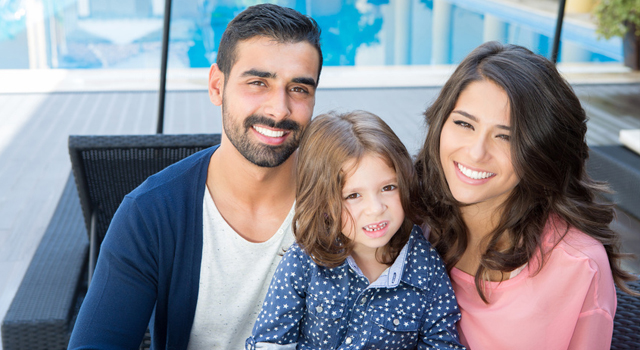
#> input picture fam.jpg, 640 x 350 px
$ python faceID.py
#> lines starting #> are read from the running program, lines starting #| are printed output that depends on the picture; after the words box and inside, x2 and y2 are one past the last pixel; in counts of white or black regions, pixels touching at a corner belong together
import cv2

# create a CascadeClassifier object
face_cascade = cv2.CascadeClassifier("haarcascade_frontalface_default.xml")

# this is to read the image
img = cv2.imread("fam.jpg")
#> img is the input picture: shape (350, 640, 3); mean B, G, R 147.6, 138.3, 135.3

# Reading the image as gray scale image
gray_img = cv2.cvtColor(img, cv2.COLOR_BGR2GRAY)
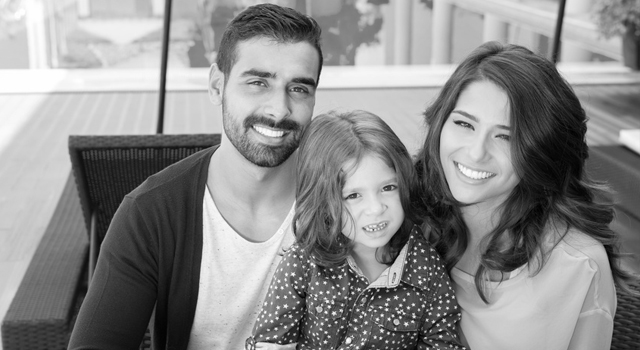
#> gray_img: shape (350, 640); min 0, max 255, mean 138.5

# Search the co-ordinates of the image
faces = face_cascade.detectMultiScale(gray_img, scaleFactor=1.05, minNeighbors=1)
#> faces = [[474, 269, 29, 29], [330, 163, 82, 82], [431, 93, 99, 99], [215, 37, 126, 126]]

print(type(faces))
#| <class 'numpy.ndarray'>
print(faces)
#| [[474 269  29  29]
#|  [330 163  82  82]
#|  [431  93  99  99]
#|  [215  37 126 126]]

for x, y, w, h in faces:
    img = cv2.rectangle(img, (x, y), (x+y, y+h), (0, 255, 0), 3)
#> this loop made 4 passes
#> pass 1, `img = cv2.rectangle(img, (x, y), (x+y, y+h), (0, 255, 0), 3)`:
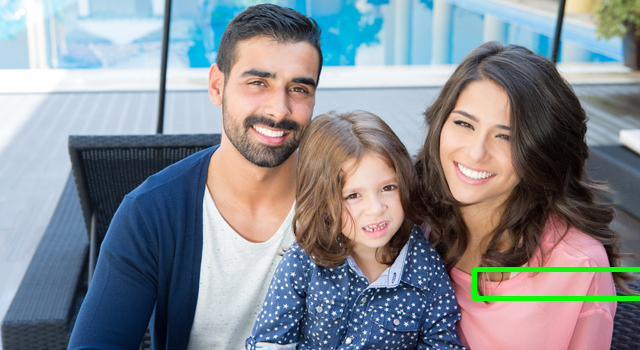
#> img: shape (350, 640, 3); 0.8% of pixels changed, all inside (x1, y1, x2, y2) = (472, 267, 640, 301)
#> pass 2, `img = cv2.rectangle(img, (x, y), (x+y, y+h), (0, 255, 0), 3)`:
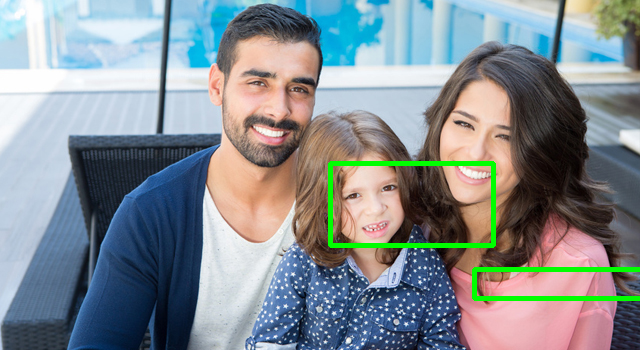
#> img: shape (350, 640, 3); 1.09% of pixels changed, all inside (x1, y1, x2, y2) = (328, 161, 496, 248)
#> pass 3, `img = cv2.rectangle(img, (x, y), (x+y, y+h), (0, 255, 0), 3)`:
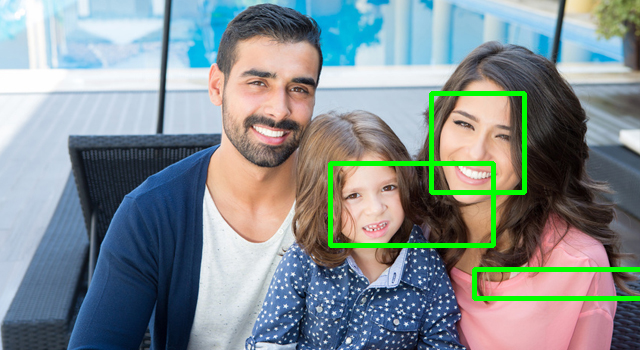
#> img: shape (350, 640, 3); 0.83% of pixels changed, all inside (x1, y1, x2, y2) = (429, 91, 527, 195)
#> after the loop:
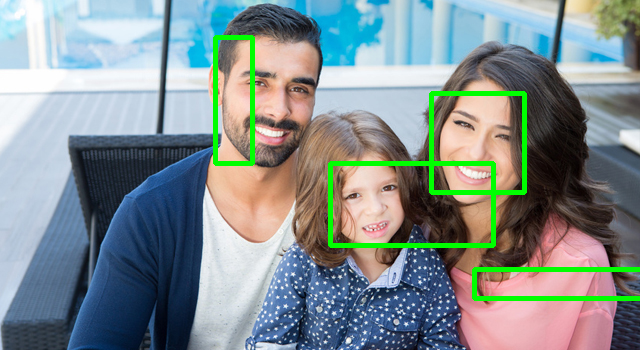
#> img: shape (350, 640, 3); 0.72% of pixels changed, all inside (x1, y1, x2, y2) = (213, 35, 255, 166)

resized = cv2.resize(img, (int(img.shape[1]), (int(img.shape[0]))))

cv2.imshow("Gray", resized)

cv2.waitKey(0)

$ run again, with people1.jpg copied over fam.jpg
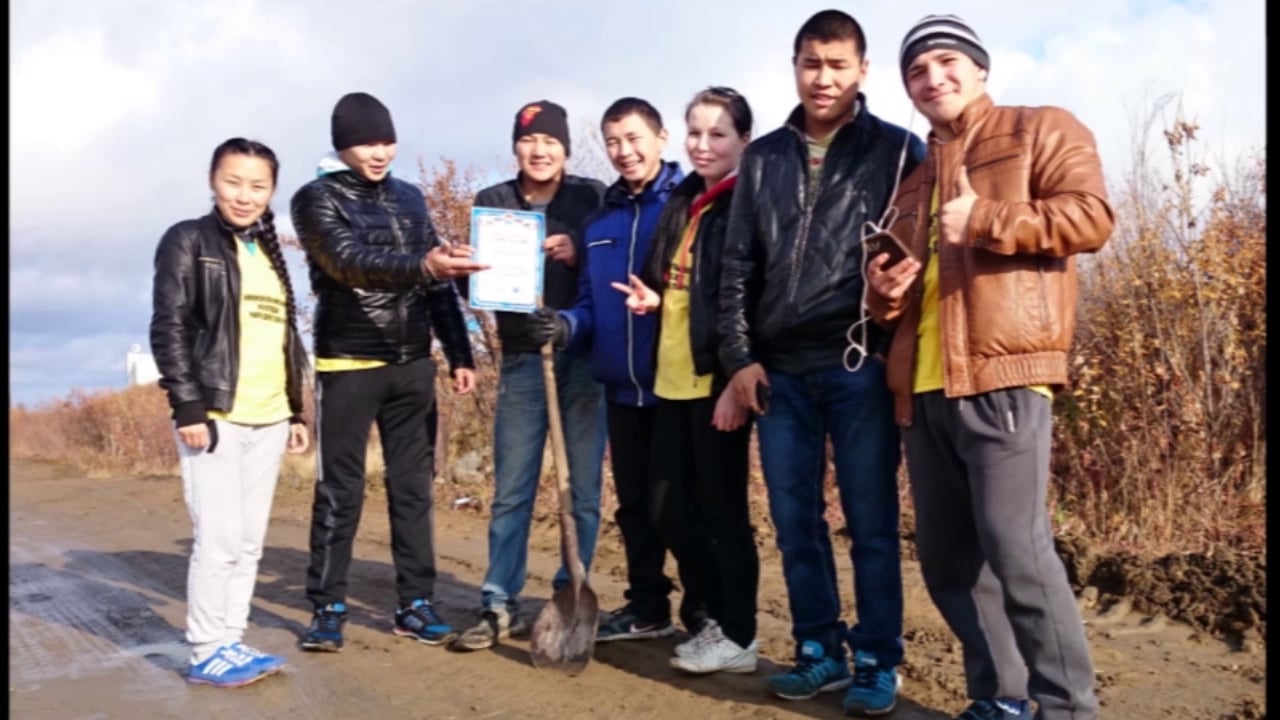
#> input picture people1.jpg, 1280 x 720 px
#> img is the input picture: shape (720, 1280, 3); mean B, G, R 119.3, 120.2, 134.3
#> `gray_img = cv2.cvtColor(img, cv2.COLOR_BGR2GRAY)`:
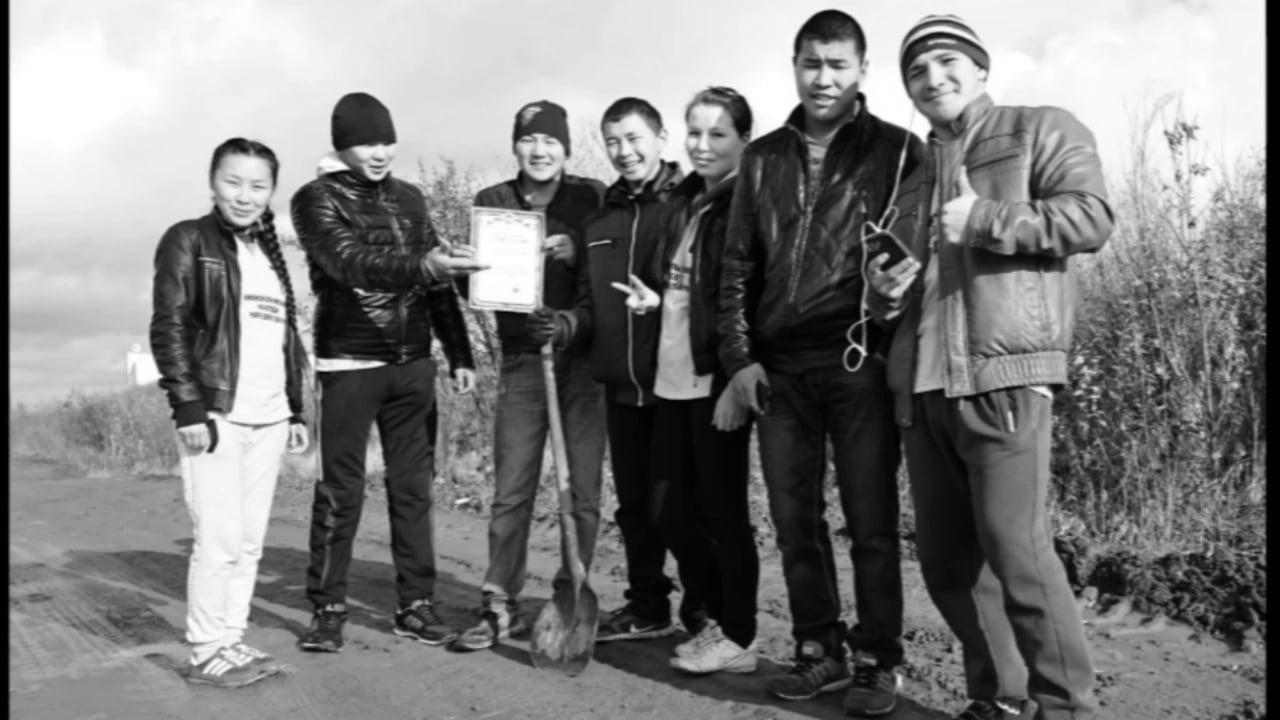
#> gray_img: shape (720, 1280); min 0, max 255, mean 124.3
#> faces = 30 rows, first 6: [806, 151, 29, 29], [1023, 290, 24, 24], [1122, 322, 24, 24], [894, 507, 26, 26], [748, 524, 30, 30], [700, 618, 24, 24]
#| <class 'numpy.ndarray'>
#> (printed output is left out)
#> the loop `for x, y, w, h in faces:` made 30 passes
#> after the loop `for x, y, w, h in faces:`:
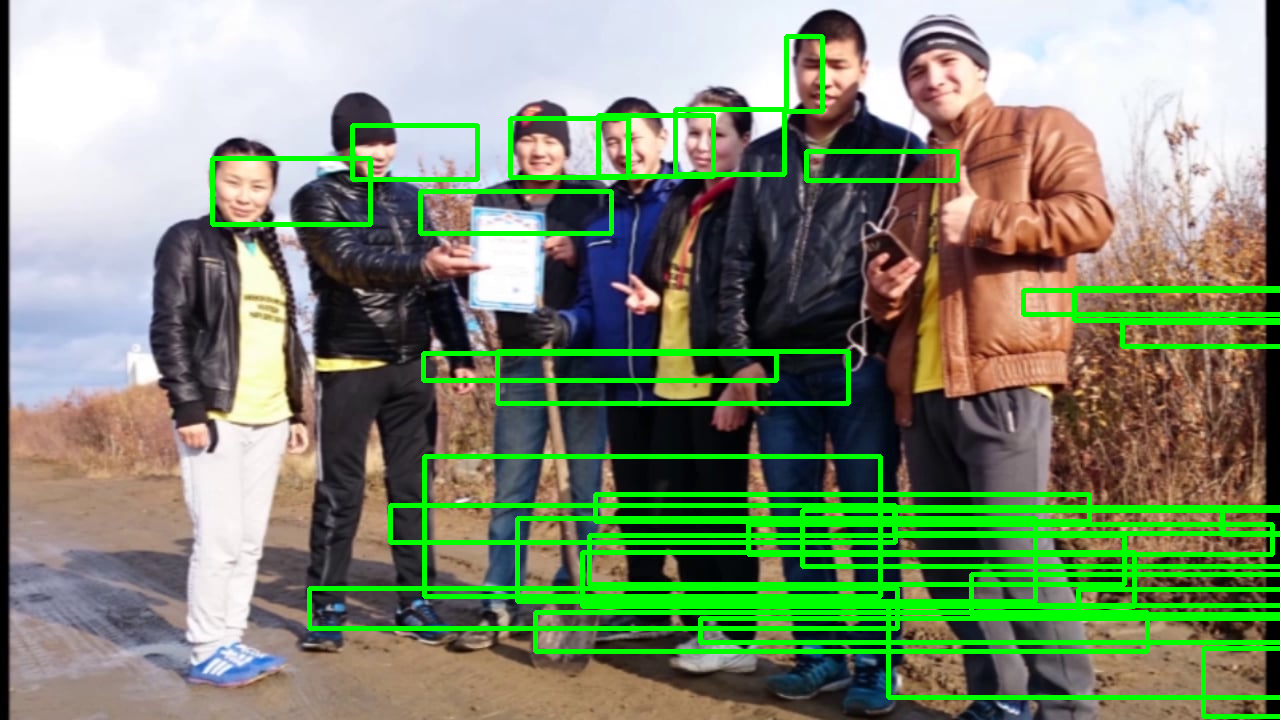
#> img: shape (720, 1280, 3); mean B, G, R 112, 139.1, 125.3
